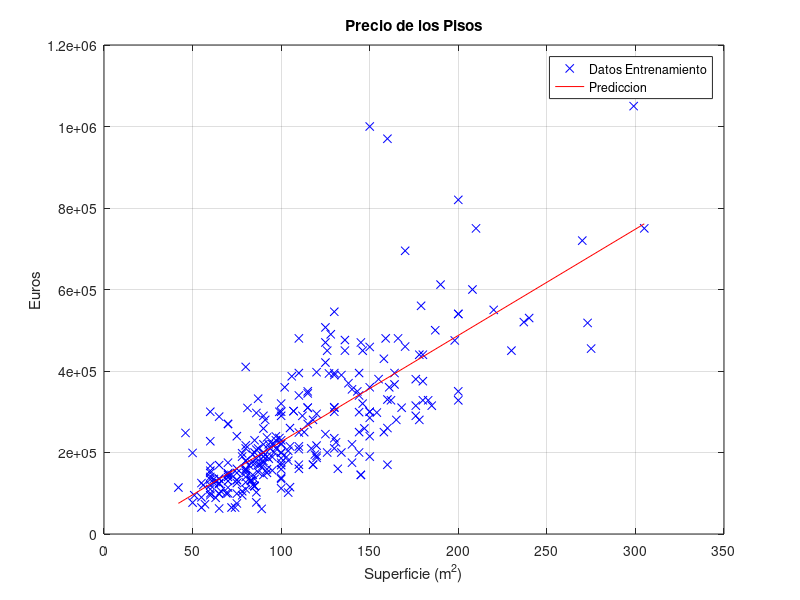
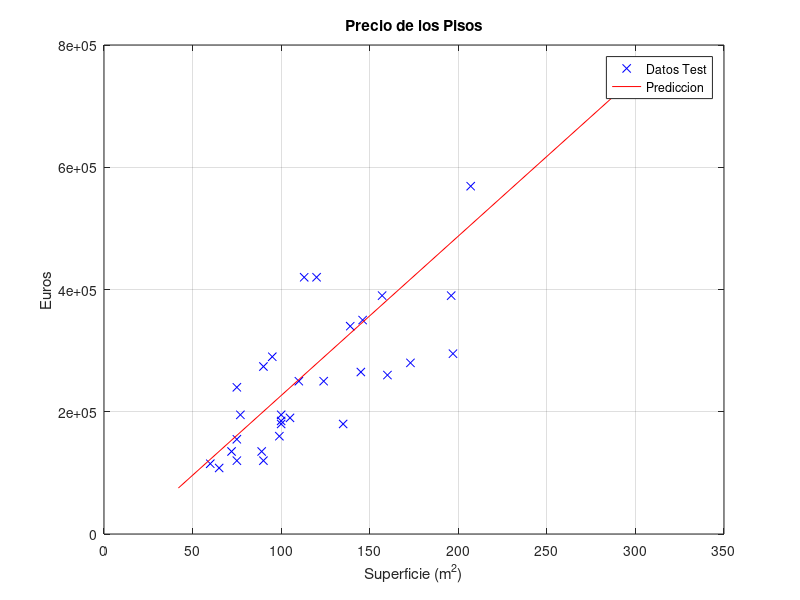

MATLAB code to generate these figures, in order: (Note: this script raises an error after producing the figures.)
close all;
%% Cargar los datos
% Datos de entrenamiento
datos = load('PisosTrain.txt');
y = datos(:,3);  % Precio en Euros
x1 = datos(:,1); % m^2
x2 = datos(:,2); % Habitaciones
N = length(y);

% Datos de test
datostest = load('PisosTest.txt');
ytest = datostest(:,3);  % Precio en Euros
x1test = datostest(:,1); % m^2
x2test = datostest(:,2); % Habitaciones
Ntest = length(ytest);

%% Grafica de una regresion monovariable para predecir el precio de los pisos
% Datos de entrenamiento
figure;
plot(x1, y, 'bx');
title('Precio de los Pisos')
ylabel('Euros'); xlabel('Superficie (m^2)');
grid on; hold on; 

X = [ones(N,1) x1];
th = X \ y;  % Ecuacion normal
Xextr = [1 min(x1)  % Prediccion para los valores extremos
         1 max(x1)];
yextr = Xextr * th;  
plot(Xextr(:,2), yextr, 'r-'); % Dibujo la recta de prediccion
legend('Datos Entrenamiento', 'Prediccion')

% Datos de test
figure;
plot(x1test, ytest, 'bx');
title('Precio de los Pisos')
ylabel('Euros'); xlabel('Superficie (m^2)');
grid on; hold on; 

Xtest = [ones(Ntest,1) x1test];
plot(Xextr(:,2), yextr, 'r-'); % Dibujo la recta de prediccion
legend('Datos Test', 'Prediccion')

%% Compara los residuos obtenidos con los puntos de entrenamiento y los de test
residuotrain = mean(abs(X * th - y))
residuotest = mean(abs(Xtest * th - ytest))
[ costTrain ] = RMSE( th, X, y )
[ costTest ] = RMSE( th, Xtest, ytest )